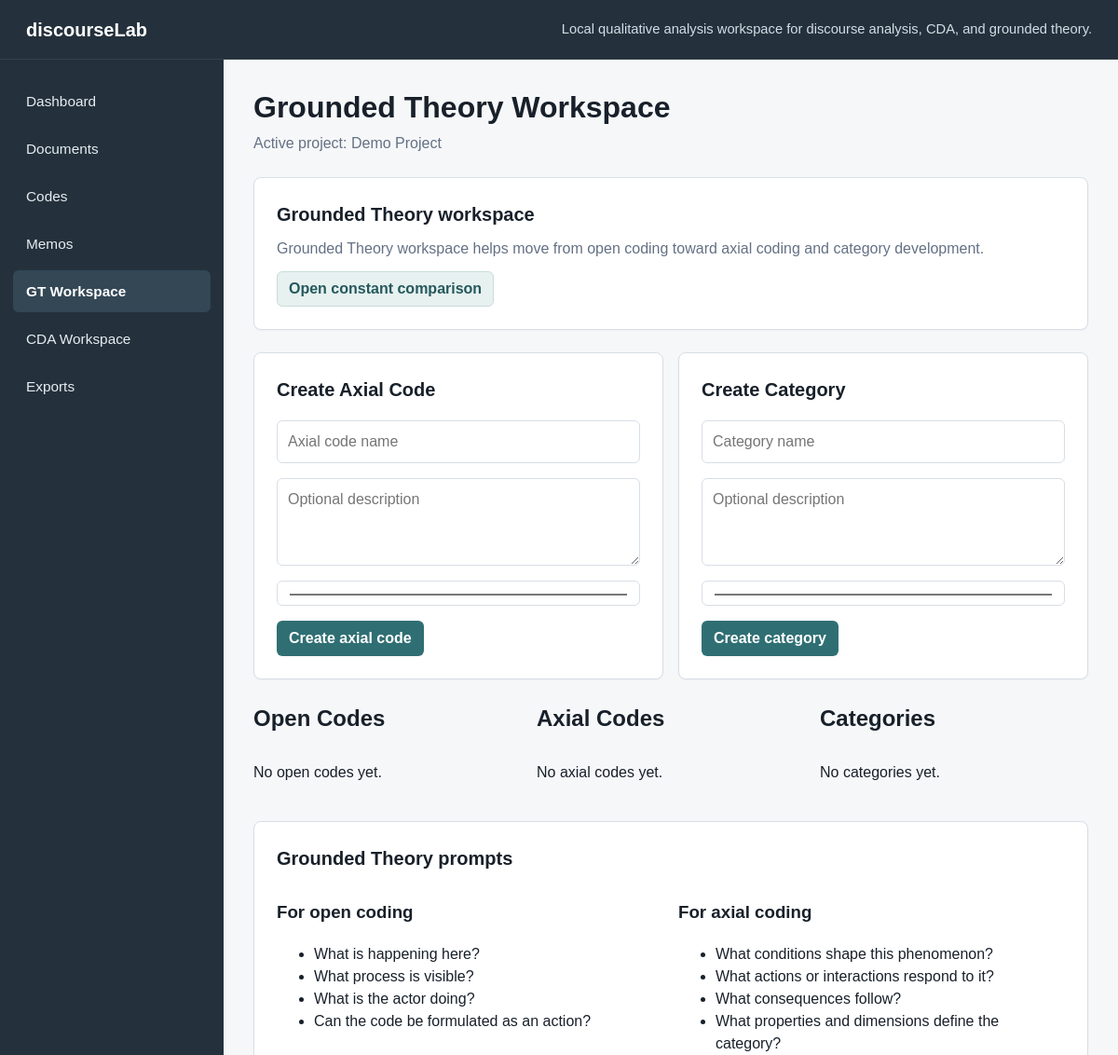
Before: /gt (upper part) with the older database file.
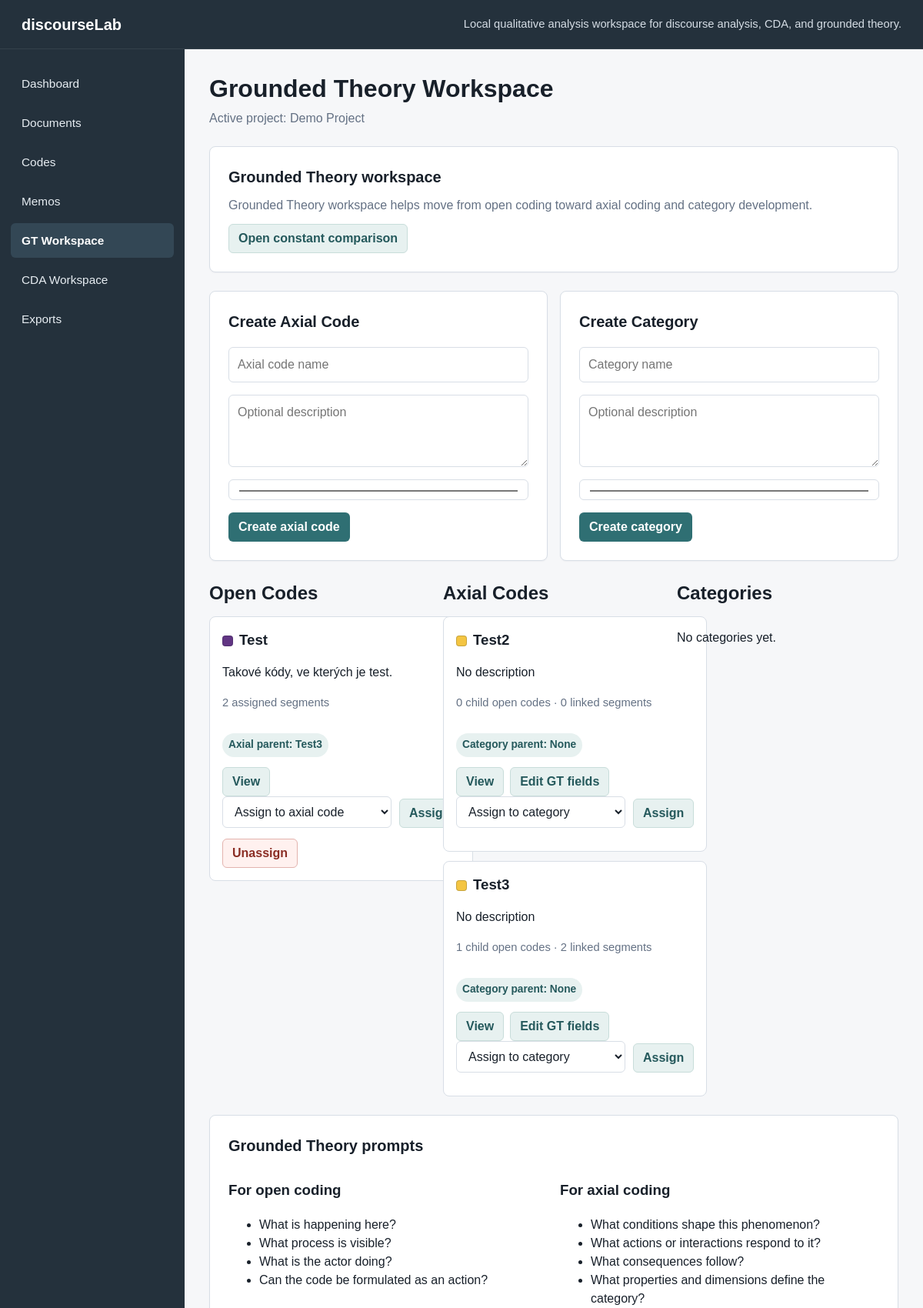
After: the same page with the newer database file.
### tables this page shows
CREATE TABLE codes (
    id INTEGER PRIMARY KEY AUTOINCREMENT,
    project_id INTEGER NOT NULL,
    name TEXT NOT NULL,
    description TEXT,
    code_type TEXT NOT NULL DEFAULT 'open',
    color TEXT NOT NULL DEFAULT '#2563eb',
    parent_id INTEGER,
    definition TEXT,
    include_when TEXT,
    exclude_when TEXT,
    example TEXT,
    analytical_note TEXT,
    created_at TEXT NOT NULL DEFAULT CURRENT_TIMESTAMP,
    updated_at TEXT NOT NULL DEFAULT CURRENT_TIMESTAMP, gt_conditions TEXT, gt_context TEXT, gt_actions_interactions TEXT, gt_consequences TEXT, gt_properties TEXT, gt_dimensions TEXT, gt_theoretical_note TEXT,
    FOREIGN KEY (project_id) REFERENCES projects (id) ON DELETE CASCADE,
    FOREIGN KEY (parent_id) REFERENCES codes (id) ON DELETE SET NULL
);

### app.py (the view)
    @app.route("/gt")
    def gt_workspace():
        active_project = get_active_project()
        return render_template(
            "gt_workspace.html",
            title="Grounded Theory Workspace",
            active_page="gt",
            active_project=active_project,
            open_codes=get_gt_open_codes(active_project["id"]),
            axial_codes=get_gt_axial_codes(active_project["id"]),
            categories=get_gt_categories(active_project["id"]),
            default_code_color=DEFAULT_CODE_COLOR,
        )

### app.py (called while the page is built, shortened)
def get_db() -> sqlite3.Connection:
    if "db" not in g:
        g.db = sqlite3.connect(DATABASE)
        g.db.row_factory = sqlite3.Row
        g.db.execute("PRAGMA foreign_keys = ON")
    return g.db

def query_one(sql: str, params: tuple = ()) -> sqlite3.Row | None:
    return get_db().execute(sql, params).fetchone()

def query_all(sql: str, params: tuple = ()) -> list[sqlite3.Row]:
    return get_db().execute(sql, params).fetchall()

def get_active_project() -> sqlite3.Row:
    project = query_one(
        """
        SELECT id, name, description, created_at, updated_at
        FROM projects
        ORDER BY id
        LIMIT 1
        """
    )
    if project is not None:
        return project

def get_child_codes(parent_id: int, project_id: int, code_type: str) -> list[sqlite3.Row]:
    return query_all(
        """
        SELECT id, name, description, color, code_type
        FROM codes
        WHERE parent_id = ? AND project_id = ? AND code_type = ?
        ORDER BY name COLLATE NOCASE
        """,
        (parent_id, project_id, code_type),
    )

### templates/gt_workspace.html (shortened to what the changed rows need)
{% extends "base.html" %}
{% block content %}
<section class="page-header">
    <h1>Grounded Theory Workspace</h1>
</section>
<section class="info-panel import-panel">
    <h2>Grounded Theory workspace</h2>
</section>
<section class="dashboard-grid">
    <article class="info-panel">
        <h2>Create Axial Code</h2>
    </article>
    <article class="info-panel">
        <h2>Create Category</h2>
    </article>
</section>
<section class="gt-board">
    <div class="gt-column">
        <h2>Open Codes</h2>
        {% for code in open_codes %}
            <article class="gt-card">
                <h3><span class="color-swatch small" style="background: {{ code.color }}"></span>{{ code.name }}</h3>
                <p>{{ code.description or "No description" }}</p>
                <p class="muted-text">{{ code.assigned_segment_count }} assigned segments</p>
                <p class="hierarchy-badge">Axial parent: {{ code.parent_name or "None" }}</p>
                <div class="actions-cell">
                    <a class="button-secondary" href="{{ url_for('code_detail', code_id=code.id) }}">View</a>
                </div>
                <form class="inline-code-form" action="{{ url_for('assign_open_to_axial', open_code_id=code.id) }}" method="post">
                    <select name="axial_code_id" required>
                        <option value="">Assign to axial code</option>
                    </select>
                    <button type="submit" class="button-secondary">Assign</button>
                </form>
                {% if code.parent_id %}
                    <form action="{{ url_for('unassign_open_from_axial', open_code_id=code.id) }}" method="post">
                        <button type="submit" class="button-danger">Unassign</button>
                    </form>
                {% endif %}
            </article>
        {% else %}
            <p>No open codes yet.</p>
        {% endfor %}
    </div>
    <div class="gt-column">
        <h2>Axial Codes</h2>
        {% for code in axial_codes %}
            <article class="gt-card">
                <h3><span class="color-swatch small" style="background: {{ code.color }}"></span>{{ code.name }}</h3>
                <p>{{ code.description or "No description" }}</p>
                <p class="muted-text">{{ code.child_open_count }} child open codes · {{ code.hierarchy_segment_count }} linked segments</p>
                <p class="hierarchy-badge">Category parent: {{ code.parent_name or "None" }}</p>
                <div class="actions-cell">
                    <a class="button-secondary" href="{{ url_for('code_detail', code_id=code.id) }}">View</a>
                    <a class="button-secondary" href="{{ url_for('edit_gt_code', code_id=code.id) }}">Edit GT fields</a>
                </div>
                <form class="inline-code-form" action="{{ url_for('assign_axial_to_category', axial_code_id=code.id) }}" method="post">
                    <select name="category_code_id" required>
                        <option value="">Assign to category</option>
                    </select>
                    <button type="submit" class="button-secondary">Assign</button>
                </form>
            </article>
        {% else %}
            <p>No axial codes yet.</p>
        {% endfor %}
    </div>
    <div class="gt-column">
        <h2>Categories</h2>
    </div>
</section>
{% include "_gt_helper.html" %}
{% endblock %}

Changed rows visible on the page:
added codes: name "Test", description "Takové kódy, ve kterých je test.", assigned_segment_count "2", parent_name "Test3", shown under "Open Codes"
added codes: name "Test2", description "No description", child_open_count "0", hierarchy_segment_count "0", parent_name "None", shown under "Axial Codes"
added codes: name "Test3", description "No description", child_open_count "1", hierarchy_segment_count "2", parent_name "None", shown under "Axial Codes"
Other visible differences:
text no longer shown: "No open codes yet. No axial codes yet."
